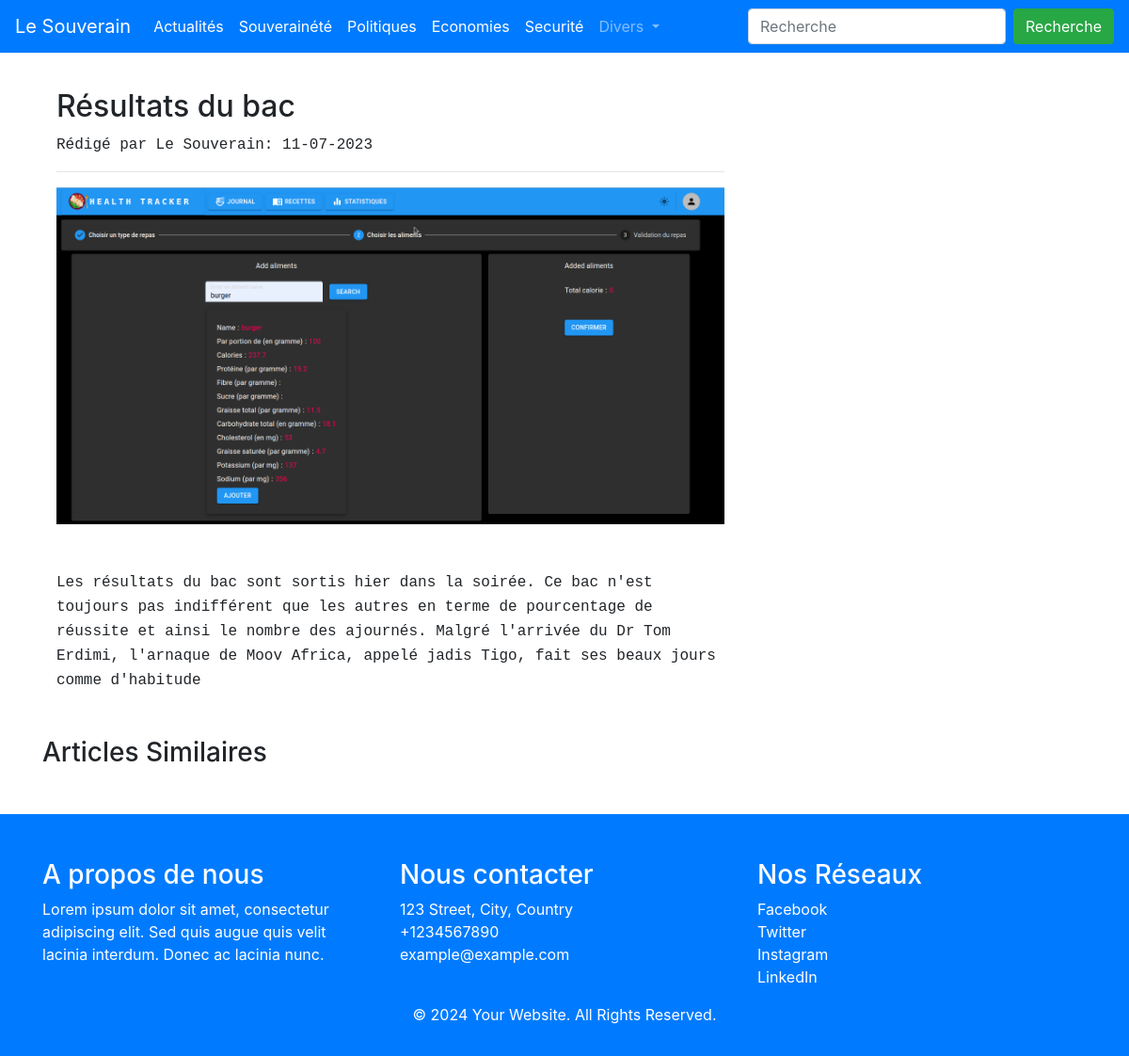
The page /article_detail/2 on the database its author committed.
### article/models.py (models this page shows, shortened)
class Article(models.Model):
    title = models.CharField(max_length=200)
    description = models.TextField()
    is_viral = models.BooleanField(default=False)
    is_viewable = models.BooleanField(default=True)
    is_about_sovereignty = models.BooleanField(default=False)
    image = models.ImageField()
    user = models.ForeignKey(User, on_delete=models.CASCADE)
    category = models.CharField(choices=categories, max_length=60, blank=True)
    date_published = models.DateTimeField(auto_now_add=True)
    date_modified = models.DateTimeField(auto_now=True)

### article/views.py (the view)
# urls.py: path('article_detail/<slug:pk>', DetailArticle.as_view(), name="detail_article"),
class DetailArticle(DetailView):
    model = Article
    template_name = "detail_article.html"
    context_object_name = "article"

### templates/detail_article.html
{% extends 'base.html' %}
{% block content %}
<div class="container mt-5">
   <div class="col-md-8">
    <h2>{{ article.title }} </h2>
        <samp> Rédigé par Le Souverain: {{ article.date_published|date:'d-m-Y'}}</samp>
    <hr>
    <img src="{{ article.image.url }}" width="100%" class="pb-5" alt="">
    <samp>{{ article.description }}</samp>
   </div>
    <h3 class="mt-5">Articles Similaires</h3>
</div>
{% endblock %}

### rows shown on the page
Article: title "Résultats du bac", date_published "11-07-2023", image (picture), description "Les résultats du bac sont sortis hier dans la soirée. Ce bac n'est toujours pas indifférent que les autres en terme de pourcentage de réussite et ainsi le nombre des ajournés. Malgré l'arrivée du Dr Tom Erdimi, l'arnaque de Moov Africa, appelé jadis Tigo, fait ses beaux jours comme d'habitude"
